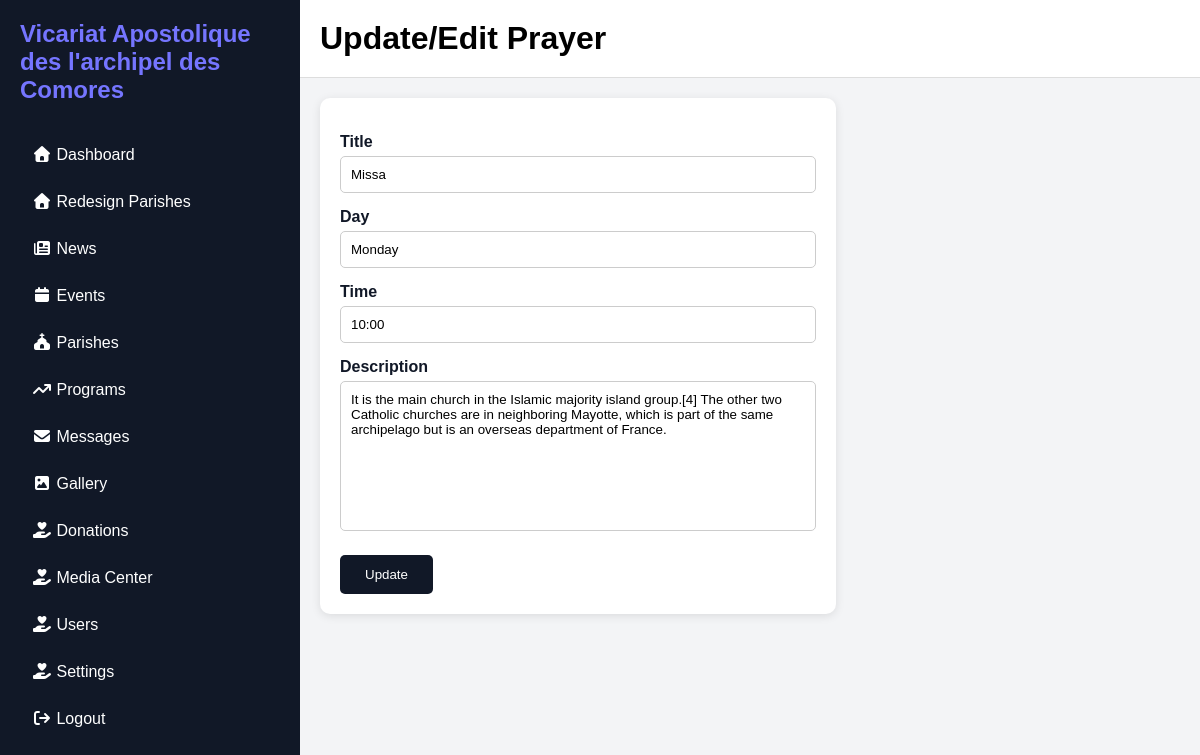
The page /Admin/edit-prayer.php?id=7 (signed in) on the database its author committed.
### tables this page shows
CREATE TABLE `parish_prayers` (
  `id` int(11) NOT NULL,
  `parish_id` int(11) NOT NULL,
  `title` varchar(255) DEFAULT NULL,
  `prayer_day` varchar(50) DEFAULT NULL,
  `prayer_time` varchar(50) DEFAULT NULL,
  `description` text DEFAULT NULL,
  `created_at` timestamp NOT NULL DEFAULT current_timestamp()
);

### Admin/edit-prayer.php (the view, shortened to what this page needs)
<?php
include_once __DIR__.'/include/header.php';
$id = (int) $_GET['id'];
$sql = "SELECT * FROM parish_prayers WHERE id=$id";
$result = mysqli_query($conn, $sql);
$row = mysqli_fetch_assoc($result);
?>
<div class="main">
        <div class="topbar">
            <h1>Update/Edit Prayer</h1>
        </div>
        <div class="form-container">
<form method="POST">
<label>Title</label>
<input type="text" name="title" value="<?= $row['title'] ?>">
<label>Day</label>
<input type="text" name="prayer_day" value="<?= $row['prayer_day'] ?>">
<label>Time</label>
<input type="text" name="prayer_time" value="<?= $row['prayer_time'] ?>">
<label>Description</label>
<textarea name="description"><?= $row['description'] ?></textarea>
<button type="submit" name="update">
Update
</button>
</form>
  </div>
    </div>
</div>
<?php
include_once __DIR__.'/include/header.php';
?>
</body>
</html>

### Admin/Admin_Css/adminbig.css (style rules this page uses)
* { margin: 0; padding: 0; box-sizing: border-box; font-family: Arial; }
.main { flex: 1; background: #f3f4f6; }
.topbar { background: white; padding: 20px; border-bottom: 1px solid #ddd; display: flex; justify-content: space-between; }
.form-container { padding: 20px; }
form { background: white; padding: 20px; border-radius: 10px; width: 60%; box-shadow: 0 2px 10px rgba(0, 0, 0, 0.1); }
form label { display: block; margin-top: 15px; font-weight: bold; color: #111827; }
form input, form textarea { width: 100%; padding: 10px; margin-top: 5px; border: 1px solid #ccc; border-radius: 5px; }
form textarea { height: 150px; resize: none; }
form button { margin-top: 20px; padding: 12px 25px; background: #111827; color: white; border: none; border-radius: 5px; cursor: pointer; }

### rows shown on the page
parish_prayers: title "Missa", prayer_day "Monday", prayer_time "10:00", description "It is the main church in the Islamic majority island group.[4] The other two Catholic churches are in neighboring Mayotte, which is part of the same archipelago but is an overseas department of France."
